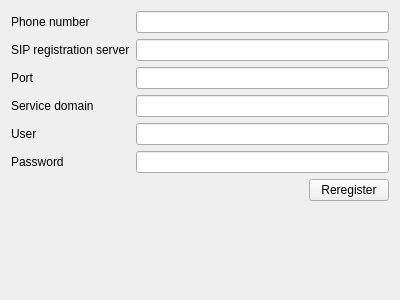
<?xml version="1.0" encoding="UTF-8"?>
<ui version="4.0">
 <class>SettingAccountForm</class>
 <widget class="QWidget" name="SettingAccountForm">
  <property name="geometry">
   <rect>
    <x>0</x>
    <y>0</y>
    <width>400</width>
    <height>300</height>
   </rect>
  </property>
  <property name="windowTitle">
   <string>Form</string>
  </property>
  <layout class="QVBoxLayout" name="verticalLayout">
   <item>
    <layout class="QFormLayout" name="formLayout">
     <item row="1" column="0">
      <widget class="QLabel" name="label">
       <property name="text">
        <string>SIP registration server</string>
       </property>
      </widget>
     </item>
     <item row="1" column="1">
      <widget class="QLineEdit" name="lineEdit_sip_server"/>
     </item>
     <item row="4" column="0">
      <widget class="QLabel" name="label_user">
       <property name="text">
        <string>User</string>
       </property>
      </widget>
     </item>
     <item row="4" column="1">
      <widget class="QLineEdit" name="lineEdit_user"/>
     </item>
     <item row="5" column="0">
      <widget class="QLabel" name="label_password">
       <property name="text">
        <string>Password</string>
       </property>
      </widget>
     </item>
     <item row="5" column="1">
      <widget class="QLineEdit" name="lineEdit_password">
       <property name="echoMode">
        <enum>QLineEdit::Password</enum>
       </property>
      </widget>
     </item>
     <item row="2" column="0">
      <widget class="QLabel" name="label_2">
       <property name="text">
        <string>Port</string>
       </property>
      </widget>
     </item>
     <item row="2" column="1">
      <widget class="QLineEdit" name="lineEdit_port"/>
     </item>
     <item row="0" column="0">
      <widget class="QLabel" name="label_3">
       <property name="text">
        <string>Phone number</string>
       </property>
      </widget>
     </item>
     <item row="0" column="1">
      <widget class="QLineEdit" name="lineEdit_phone_number"/>
     </item>
     <item row="3" column="0">
      <widget class="QLabel" name="label_4">
       <property name="text">
        <string>Service domain</string>
       </property>
      </widget>
     </item>
     <item row="3" column="1">
      <widget class="QLineEdit" name="lineEdit_service_domain"/>
     </item>
    </layout>
   </item>
   <item>
    <layout class="QHBoxLayout" name="horizontalLayout">
     <item>
      <spacer name="horizontalSpacer">
       <property name="orientation">
        <enum>Qt::Horizontal</enum>
       </property>
       <property name="sizeHint" stdset="0">
        <size>
         <width>40</width>
         <height>20</height>
        </size>
       </property>
      </spacer>
     </item>
     <item>
      <widget class="QPushButton" name="pushButton_reregister">
       <property name="text">
        <string>Reregister</string>
       </property>
      </widget>
     </item>
    </layout>
   </item>
   <item>
    <spacer name="verticalSpacer">
     <property name="orientation">
      <enum>Qt::Vertical</enum>
     </property>
     <property name="sizeHint" stdset="0">
      <size>
       <width>20</width>
       <height>199</height>
      </size>
     </property>
    </spacer>
   </item>
  </layout>
 </widget>
 <tabstops>
  <tabstop>lineEdit_phone_number</tabstop>
  <tabstop>lineEdit_sip_server</tabstop>
  <tabstop>lineEdit_port</tabstop>
  <tabstop>lineEdit_service_domain</tabstop>
  <tabstop>lineEdit_user</tabstop>
  <tabstop>lineEdit_password</tabstop>
  <tabstop>pushButton_reregister</tabstop>
 </tabstops>
 <resources/>
 <connections/>
</ui>
